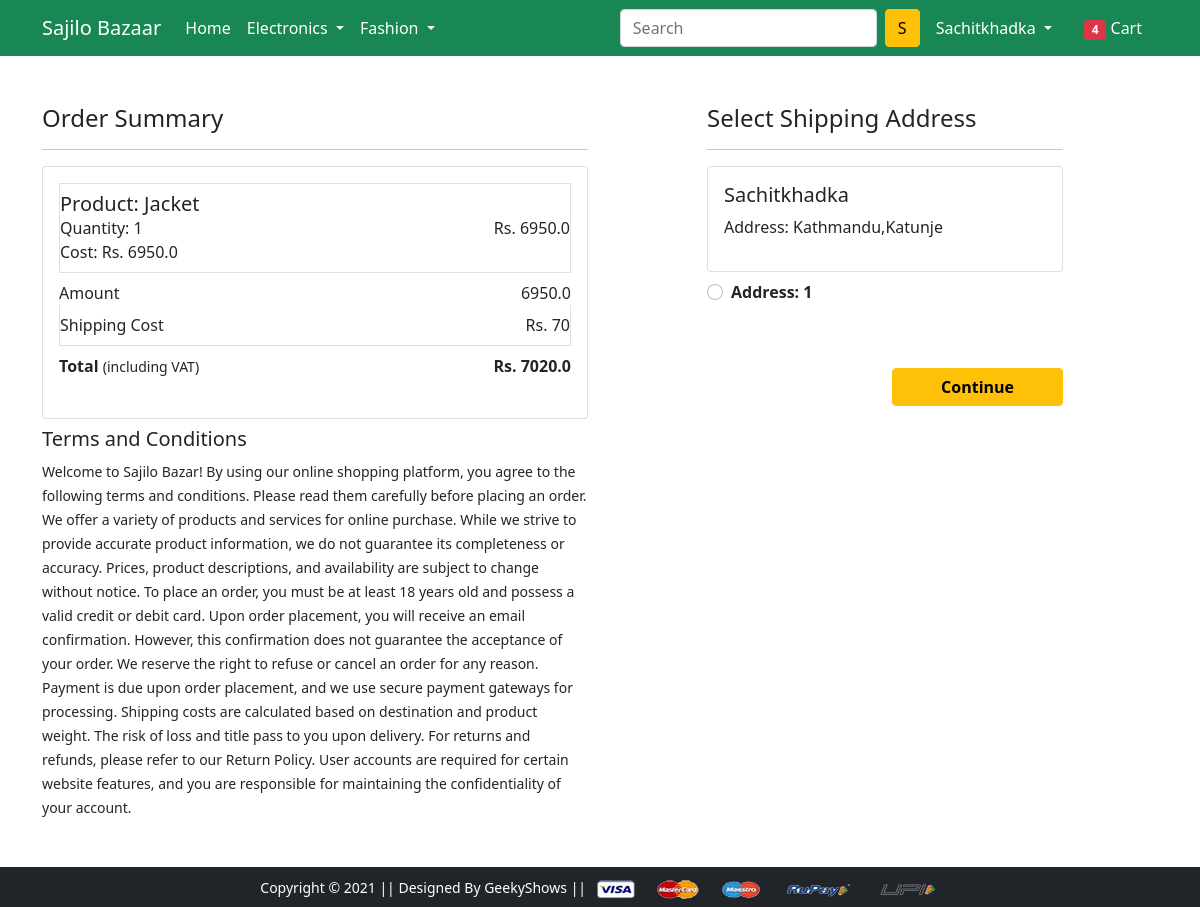
Screenshot of /checkout/ (signed in) with the database file from the repository.
### app/models.py (models this page shows, shortened)
class Cart(models.Model):
    user=models.ForeignKey(User,on_delete=models.CASCADE)
    product=models.ForeignKey(Product,on_delete=models.CASCADE)
    quantity=models.PositiveIntegerField(default=1)
    @property
    def total_cost(self):
        return str(self.quantity*self.product.discounted_price)

class Product(models.Model):
    title=models.CharField(max_length=100)
    selling_price=models.FloatField()
    discounted_price=models.FloatField()
    description=models.TextField()
    brand=models.CharField(max_length=100)
    category=models.CharField(choices=Category_Choices,max_length=100)
    product_image=models.ImageField(upload_to='productimg')

class Customer(models.Model):
    user=models.ForeignKey(User,on_delete=models.CASCADE)
    name=models.CharField(max_length=100)
    locality=models.CharField(max_length=200)
    city=models.CharField(max_length=100)
    zipcode=models.IntegerField()
    district=models.CharField(choices=District_Choices,max_length=100)

### app/views.py (the view)
# urls.py: path('checkout/',views.checkout,name='checkout'),
@login_required
def checkout(request):
 user=request.user
 customers=Customer.objects.filter(user=user)
 carts=Cart.objects.filter(user=user)
 amount=0
 total_amount=0
 shipping_amount=70
 cart_list=[p for p in Cart.objects.all() if p.user==user]
 for items in cart_list:
  amt=items.quantity*items.product.discounted_price
  amount+=amt
  total_amount=amount+shipping_amount
 return render(request, 'app/checkout.html',{
  'amount':amount,
  'total_amount':total_amount,
  'customers':customers,
  'carts':carts,
  'shipping_amount':shipping_amount,
 })

### app/templates/app/checkout.html (shortened to what this page needs)
{% extends 'app/base.html' %}
{% load static %}
{% block main-content %}
<div class="container">
 <div class="row mt-5">
  <div class="col-sm-6">
    <h4>Order Summary</h4>
    <hr>
    <div class="card mb-2">
      <div class="card-body">
        {% for cart in carts %}
        <li class="list-group-item d-flex justify-content-between align-items-center px-0">
          <div>
              <h5 class="mb-0">Product: {{cart.product.title}}</h5>
              <p class="mb-0">Quantity: {{cart.quantity}}</p>
              <p class="mb-0">Cost: Rs. {{cart.total_cost}}</p>
          </div>
          <span>Rs. {{cart.product.discounted_price}}</span>
        </li>
        {% endfor %}
        <ul class="list-group">
          <li class="list-group-item d-flex justify-content-between align-items-center border-0 px-0 pb-0">Amount<span id="amount">{{amount}}</span></li>
          <li class="list-group-item d-flex justify-content-between align-items-center px-0">Shipping Cost<span>Rs. {{shipping_amount}}</span></li>
          <li class="list-group-item d-flex justify-content-between align-items-center border-0 px-0 mb-3">
              <div>
                  <strong>Total</strong> <small>(including VAT)</small>
              </div>
              <span><strong id="total_amount">Rs. {{total_amount}}</strong></span>
          </li>
        </ul>
      </div>
    </div>
    <small>
      <h5>Terms and Conditions</h5>
      Welcome to Sajilo Bazar! By using our online shopping platform, you agree to the following terms and conditions. Please read them carefully before placing an order.
      We offer a variety of products and services for online purchase. While we strive to provide accurate product information, we do not guarantee its completeness or accuracy. Prices, product descriptions, and availability are subject to change without notice.
      To place an order, you must be at least 18 years old and possess a valid credit or debit card. Upon order placement, you will receive an email confirmation. However, this confirmation does not guarantee the acceptance of your order. We reserve the right to refuse or cancel an order for any reason.
      Payment is due upon order placement, and we use secure payment gateways for processing. Shipping costs are calculated based on destination and product weight. The risk of loss and title pass to you upon delivery.
      For returns and refunds, please refer to our Return Policy. User accounts are required for certain website features, and you are responsible for maintaining the confidentiality of your account.</small>
  </div>
  <div class="col-sm-4 offset-sm-1">
    <h4>Select Shipping Address</h4>
    <form action="/paymentdone" class="d-inline">
      <hr>
      {% for customer in customers %}
          <div class="card">
            <div class="card-body">
              <h5 class="text-capitalize">{{customer.user}}</h5>
              <p>Address: {{customer.city}},{{customer.locality}}</p>
            </div>
          </div>
          <div class="form-check mt-2 mb-5">
            <input class="form-check-input" name="customer_id" id="customer_id" type="radio" value="{{customer.id}}">
            <label class="form-check-label fw-bold" for="">
              Address: 1 </label>
          </div>
          <div class="text-end">
            <button type="submit" class="btn btn-warning mt-3 px-5 fw-bold">Continue</button>
          </div>
      {% endfor %}
    </form>
  </div>
 </div>
</div>
{% endblock main-content %}

### app/templates/app/base.html (shortened to what this page needs)
<!doctype html>
{% load static %}
<html lang="en">
  <head>
    <link href="https://cdn.jsdelivr.net/npm/bootstrap@5.0.0-beta1/dist/css/bootstrap.min.css" rel="stylesheet">
    <link rel="stylesheet" href="{% static 'app/css/owl.carousel.min.css' %}">
    <link rel="stylesheet" href="{% static 'app/css/all.min.css' %}">
    <link rel="stylesheet" href="{% static 'app/css/style.css' %}">
  </head>
  <body>
    <nav class="navbar navbar-expand-lg navbar-dark bg-success">
     <div class="container">
       <a class="navbar-brand" href="/">Sajilo Bazaar</a>
       <div class="collapse navbar-collapse" id="navbarSupportedContent">
         <ul class="navbar-nav me-auto mb-2 mb-lg-0">
           <li class="nav-item">
             <a class="nav-link active" aria-current="page" href="/">Home</a>
           </li>
           <li class="nav-item dropdown">
             <a class="nav-link dropdown-toggle text-white" href="#" id="electronicsDropdown" role="button" data-bs-toggle="dropdown" aria-expanded="false">
               Electronics
             </a>
           </li>
           <li class="nav-item dropdown">
             <a class="nav-link dropdown-toggle text-white" href="#" id="fashionDropdown" role="button" data-bs-toggle="dropdown" aria-expanded="false">
               Fashion
             </a>
           </li>
         </ul>
         <form action="/address" class="d-flex">
           <input class="form-control me-2" type="search" placeholder="Search" aria-label="Search">
           <button class="btn btn-warning text-capitalize" type="submit">{{ request.user.username|first }}</button>
         </form>
         <div>
          <ul class="navbar-nav me-auto mb-2 mb-lg-0">
          {% if user.is_authenticated %}
            <li class="nav-item dropdown mx-2">
                <a class="nav-link dropdown-toggle text-white text-capitalize" href="#" id="profileDropdown" role="button" data-bs-toggle="dropdown" aria-expanded="false">
                    {{ request.user }}
                </a>
            </li>
            <li class="nav-item mx-2">
                <a href="{% url 'showcart' %}" class="nav-link text-white"><span class="badge bg-danger">4</span> Cart </a>
            </li>
           {% endif %}
          </ul>
         </div>
       </div>
     </div>
    </nav>
    {% block main-content %} {% endblock main-content %}
    <footer class="container-fluid bg-dark text-center p-2 mt-5">
        <small class="text-white">Copyright &copy; 2021 || Designed By GeekyShows || </small>
        <img src="{% static 'app/images/payment.png' %}" alt="" srcset="" class="img-fluid" height="2px">
    </footer>
  </body>
</html>

### rows the page displays
Cart: product "Jacket", quantity "1", total_cost "6950.0", product.discounted_price "6950.0"
Customer: user "Sachitkhadka", city "Kathmandu", locality "Katunje"

### other values shown
{{ request.user.username|first }} "S"
{{ request.user }} "Sachitkhadka"
{{ amount }} "6950.0"
{{ shipping_amount }} "70"
{{ total_amount }} "7020.0"
